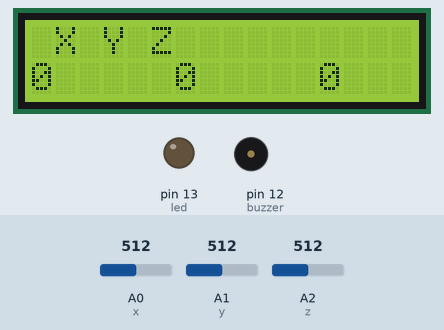
Simulated run of this sketch. Board: Arduino Uno, built with avr-gcc and run on an emulated ATmega328P. Parts: 16×2 character LCD, output pins drawn as LEDs (lit = HIGH), buzzer (waves = sounding, pin HIGH). Inputs (shaded band) come from the test bench; at power-on: A0 (x) = 512, A1 (y) = 512, A2 (z) = 512. What the sketch prints to the serial monitor is not drawn.

Above: at 9.3 s.
9.4 s: A0 (x) set to 551
At 9.9 s:
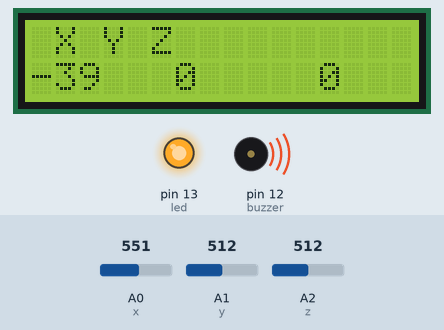
11.0 s: A0 (x) set to 511
At 11.7 s:
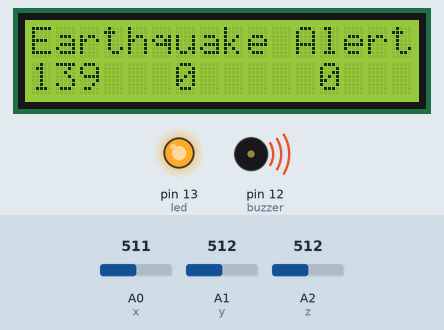
12.7 s: A1 (y) set to 547
At 14.0 s:
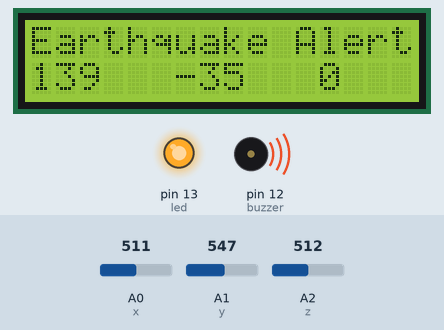
14.3 s: A1 (y) set to 511
At 14.62 s:
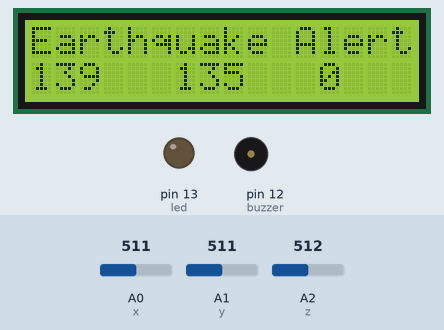
16.0 s: A2 (z) set to 524
At 16.24 s:
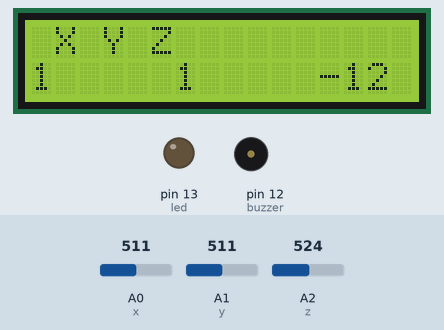
17.5 s: A2 (z) set to 545
At 18.1 s:
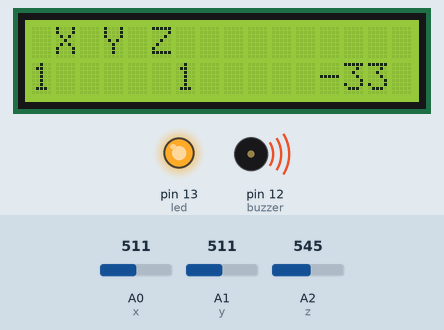
Timing chart, 0 to 20.2 s (numbered marks = the images above; inputs shaded):
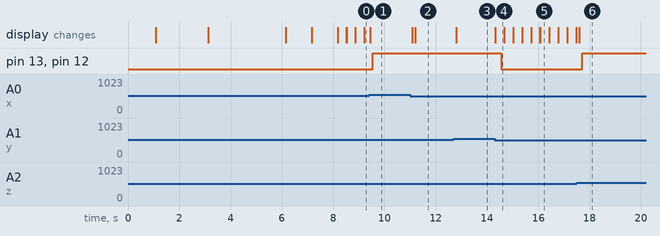

The sketch:

EARTHQUAKE_DETECTOR.ino
```cpp
#include<LiquidCrystal_I2C.h>
LiquidCrystal_I2C lcd(0x27, 16, 2);  // pins for LCD Connection

#define buzzer 12 // buzzer pin
#define led 13 //led pin

#define x A0 // x_out pin of Accelerometer
#define y A1 // y_out pin of Accelerometer
#define z A2 // z_out pin of Accelerometer

/*variables*/
int xsample=0;
int ysample=0;
int zsample=0;
long start;
int buz=0;

/*Macros*/
#define samples 50
#define maxVal 20 // max change limit
#define minVal -20 // min change limit
#define buzTime 5000 // buzzer on time

void setup()
{
 lcd.init();
   lcd.backlight();//initializing lcd
Serial.begin(9600); // initializing serial
delay(1000);
lcd.setCursor(0,0);
lcd.print("EarthQuake ");
lcd.setCursor(0,1);
lcd.print("Detector ");
delay(2000);
lcd.clear();
lcd.setCursor(0,0);
lcd.print("Calibrating.....");
lcd.setCursor(0,1);
lcd.print("Please wait...");
pinMode(buzzer, OUTPUT);
pinMode(led, OUTPUT);
buz=0;
digitalWrite(buzzer, buz);
digitalWrite(led, buz);
for(int i=0;i<samples;i++) // taking samples for calibration
{
xsample+=analogRead(x);
ysample+=analogRead(y);
zsample+=analogRead(z);
}

xsample/=samples; // taking avg for x
ysample/=samples; // taking avg for y
zsample/=samples; // taking avg for z

delay(3000);
lcd.clear();
lcd.print("Calibrated");
delay(1000);
lcd.clear();
lcd.print("Device Ready");
delay(1000);
lcd.clear();
lcd.print(" X Y Z ");
}

void loop()
{
int value1=analogRead(x); // reading x out
int value2=analogRead(y); //reading y out
int value3=analogRead(z); //reading z out

int xValue=xsample-value1; // finding change in x
int yValue=ysample-value2; // finding change in y
int zValue=zsample-value3; // finding change in z

/*displying change in x,y and z axis values over lcd*/
lcd.setCursor(0,1);
lcd.print(xValue);
Serial.println(xValue);
lcd.setCursor(6,1);
lcd.print(yValue);
Serial.println(yValue);
lcd.setCursor(12,1);
lcd.print(zValue);
Serial.println(zValue);
delay(100);

/* comparing change with predefined limits*/
if(xValue < minVal || xValue > maxVal || yValue < minVal || yValue > maxVal || zValue < minVal || zValue > maxVal)
{
if(buz == 0)
start=millis(); // timer start
buz=1; // buzzer / led flag activated
}

else if(buz == 1) // buzzer flag activated then alerting earthquake
{
lcd.setCursor(0,0);
lcd.print("Earthquake Alert ");
if(millis()>= start+buzTime)
buz=0;
}

else
{
lcd.clear();
lcd.print(" X Y Z ");
}

digitalWrite(buzzer, buz); // buzzer on and off command
digitalWrite(led, buz); // led on and off command

/*sending values to processing for plot over the graph*/
Serial.print("x=");
Serial.println(xValue);
Serial.print("y=");
Serial.println(yValue);
Serial.print("z=");
Serial.println(zValue);
Serial.println(" $");
}
```

Measured:
- the behaviour switches between 532 and 533 on A0 (x) (found by bisection; images 0 and 1)
- the behaviour switches between 532 and 533 on A2 (z) (found by bisection; images 5 and 6)
- after the input at 9.4 s, pin 13 (led), pin 12 (buzzer): LOW → HIGH after 0.15 s; the display: changes after 0.05 s (image 1)
- after the input at 11.0 s, the display: first changes after 0.08 s (image 2 shows a later state)
- after the input at 12.7 s, the display: changes after 0.10 s (image 3)
- after the input at 14.3 s, pin 13 (led), pin 12 (buzzer): HIGH → LOW after 0.26 s; the display: changes at once (image 4)
- after the input at 16.0 s, the display: first differs from a run without the input after 0.07 s (image 5)
- after the input at 17.5 s, pin 13 (led), pin 12 (buzzer): LOW → HIGH after 0.21 s; the display: changes after 0.10 s (image 6)
